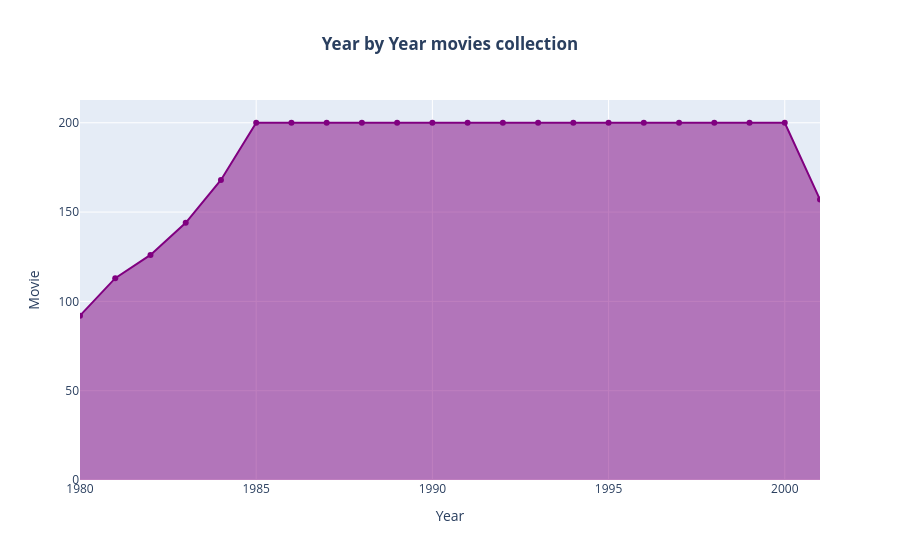

The notebook cell this image was saved under:
### Code cell
fig=px.area(df.groupby('year',as_index=False).count().sort_values(by='name',ascending=False).sort_values(by='year'),x='year',y='name',markers=True,labels={'movie':'Total movies'},color_discrete_sequence=['purple'],title='<b>Year by Year movies collection')

fig.update_layout(hovermode='x',title_x=0.5, xaxis_title='Year', yaxis_title='Movie')

### Figure 1 — Plotly figure (JSON) as saved in the notebook; plotly's stock layout.template omitted (floating-point values rounded to 4 significant figures)
{"data": [{"fillpattern": {"shape": ""}, "hovertemplate": "year=%{x}<br>name=%{y}<extra></extra>", "legendgroup": "", "line": {"color": "purple"}, "marker": {"symbol": "circle"}, "mode": "markers+lines", "name": "", "orientation": "v", "showlegend": false, "stackgroup": "1", "type": "scatter", "x": [1980, 1981, 1982, 1983, 1984, 1985, 1986, 1987, 1988, 1989, 1990, 1991, 1992, 1993, 1994, 1995, 1996, 1997, 1998, 1999, 2000, 2001], "xaxis": "x", "y": [92, 113, 126, 144, 168, 200, 200, 200, 200, 200, 200, 200, 200, 200, 200, 200, 200, 200, 200, 200, 200, 157], "yaxis": "y"}], "layout": {"hovermode": "x", "legend": {"tracegroupgap": 0}, "title": {"text": "<b>Year by Year movies collection", "x": 0.5}, "xaxis": {"anchor": "y", "domain": [0.0, 1.0], "title": {"text": "Year"}}, "yaxis": {"anchor": "x", "domain": [0.0, 1.0], "title": {"text": "Movie"}}}}
